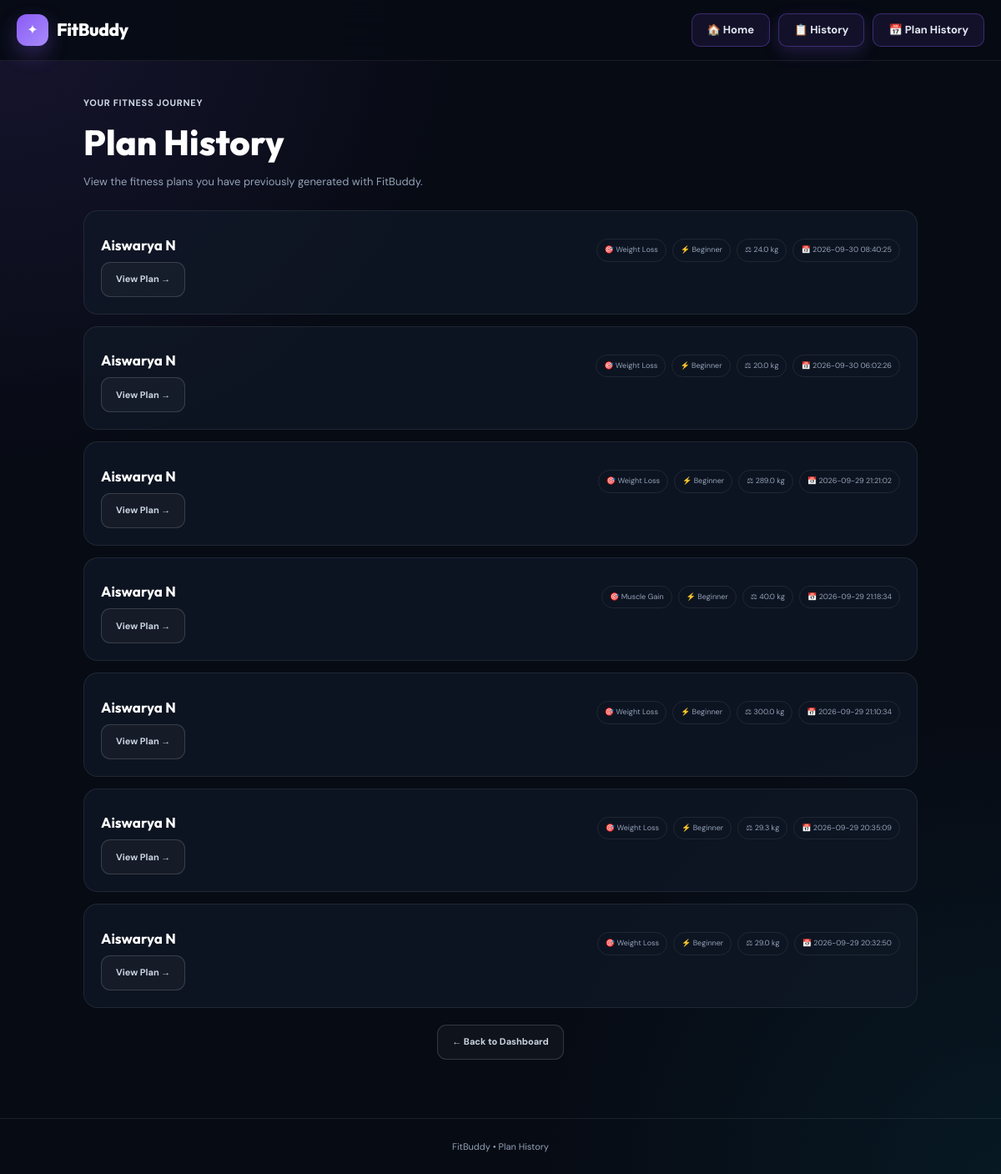
The app's page /history (signed in) with its own data.
### tables this page shows
CREATE TABLE plans (

            id INTEGER PRIMARY KEY AUTOINCREMENT,

            user_id INTEGER NOT NULL,

            profile_id INTEGER NOT NULL,

            workout_plan TEXT NOT NULL,

            nutrition_tips TEXT NOT NULL,

            created_at TEXT NOT NULL,

            FOREIGN KEY (user_id)
            REFERENCES users(id),

            FOREIGN KEY (profile_id)
            REFERENCES fitness_profiles(id)

        );

CREATE TABLE users (
        id INTEGER PRIMARY KEY AUTOINCREMENT,
        name TEXT NOT NULL,
        email TEXT UNIQUE NOT NULL,
        password TEXT NOT NULL,
        role TEXT NOT NULL DEFAULT 'user',
        created_at TEXT NOT NULL
    );

CREATE TABLE fitness_profiles (

            id INTEGER PRIMARY KEY AUTOINCREMENT,

            user_id INTEGER NOT NULL,

            age INTEGER NOT NULL,

            gender TEXT NOT NULL,

            height REAL NOT NULL,

            weight REAL NOT NULL,

            goal TEXT NOT NULL,

            level TEXT NOT NULL,

            created_at TEXT NOT NULL,

            FOREIGN KEY (user_id)
            REFERENCES users(id)

        );

### app.py (the view)
@app.route("/history")
def history():
    if "user_id" not in session:
        return redirect(
            url_for("login")
        )
    if session.get("role") != "user":
        return redirect(
            url_for("admin")
        )
    user_id = session["user_id"]
    conn = get_db()
    plans = conn.execute(
        """
        SELECT

            plans.id AS plan_id,

            users.name,

            plans.created_at,

            fitness_profiles.age,

            fitness_profiles.weight,

            fitness_profiles.goal,

            fitness_profiles.level

        FROM plans

        JOIN fitness_profiles

        ON plans.profile_id =
           fitness_profiles.id

        JOIN users

        ON plans.user_id = users.id

        WHERE plans.user_id = ?

        ORDER BY plans.id DESC
        """,
        (user_id,)
    ).fetchall()
    conn.close()
    return render_template(
        "history.html",
        plans=plans
    )

### app.py (called while the page is built)
def get_db():
    conn = sqlite3.connect(DATABASE)
    conn.row_factory = sqlite3.Row
    return conn

### templates/history.html (shortened to what this page needs)
<!DOCTYPE html>
<html lang="en">
<head>
    <link rel="stylesheet"
          href="{{ url_for('static', filename='css/style.css') }}">
</head>
<body class="history-page">
<div class="app-shell">
    <nav class="dashboard-nav">
    <div class="dashboard-nav-inner">
        <a href="{{ url_for('dashboard') }}" class="dashboard-brand">
            <span class="brand-icon">✦</span>
            <span class="brand">FitBuddy</span>
        </a>
        <div class="dashboard-nav-right">
            <a href="{{ url_for('dashboard') }}" class="nav-button">
                🏠 Home
            </a>
            <a href="{{ url_for('history') }}" class="nav-button active">
                📋 History
            </a>
            <a href="{{ url_for('history') }}" class="nav-button">
                📅 Plan History
            </a>
        </div>
    </div>
</nav>
    <main>
        <section class="page-header">
            <span class="mini-label">
                YOUR FITNESS JOURNEY
            </span>
            <h1>
                Plan History
            </h1>
            <p>
                View the fitness plans you have previously
                generated with FitBuddy.
            </p>
        </section>
        <section class="history-list">
            {% if plans %}
                {% for plan in plans %}
                <div class="history-card">
                    <div class="history-main">
                        <h3>
                            {{ plan["name"] }}
                        </h3>
                        <div class="history-meta">
                            <span>
                                🎯
                                {{ plan["goal"].replace("_", " ").title() }}
                            </span>
                            <span>
                                ⚡
                                {{ plan["level"].title() }}
                            </span>
                            <span>
                                ⚖
                                {{ plan["weight"] }} kg
                            </span>
                            <span>
                                📅
                                {{ plan["created_at"] }}
                            </span>
                        </div>
                    </div>
                    <a
                        href="{{ url_for(
                            'result',
                            plan_id=plan['plan_id']
                        ) }}"
                        class="small-btn"
                    >
                        View Plan →
                    </a>
                </div>
                {% endfor %}
            {% endif %}
        </section>
        <div class="history-back">
            <a
                href="{{ url_for('dashboard') }}"
                class="small-btn"
            >
                ← Back to Dashboard
            </a>
        </div>
    </main>
    <footer class="footer">
        <span>
            FitBuddy
        </span>
        <span>
            •
        </span>
        <span>
            Plan History
        </span>
    </footer>
</div>
</body>
</html>

### records on screen
plans: name "Aiswarya N", goal.replace "Weight Loss", level "Beginner", weight "24.0", created_at "2026-09-30 08:40:25"
plans: name "Aiswarya N", goal.replace "Weight Loss", level "Beginner", weight "20.0", created_at "2026-09-30 06:02:26"
plans: name "Aiswarya N", goal.replace "Weight Loss", level "Beginner", weight "289.0", created_at "2026-09-29 21:21:02"
plans: name "Aiswarya N", goal.replace "Muscle Gain", level "Beginner", weight "40.0", created_at "2026-09-29 21:18:34"
plans: name "Aiswarya N", goal.replace "Weight Loss", level "Beginner", weight "300.0", created_at "2026-09-29 21:10:34"
plans: name "Aiswarya N", goal.replace "Weight Loss", level "Beginner", weight "29.3", created_at "2026-09-29 20:35:09"
plans: name "Aiswarya N", goal.replace "Weight Loss", level "Beginner", weight "29.0", created_at "2026-09-29 20:32:50"
